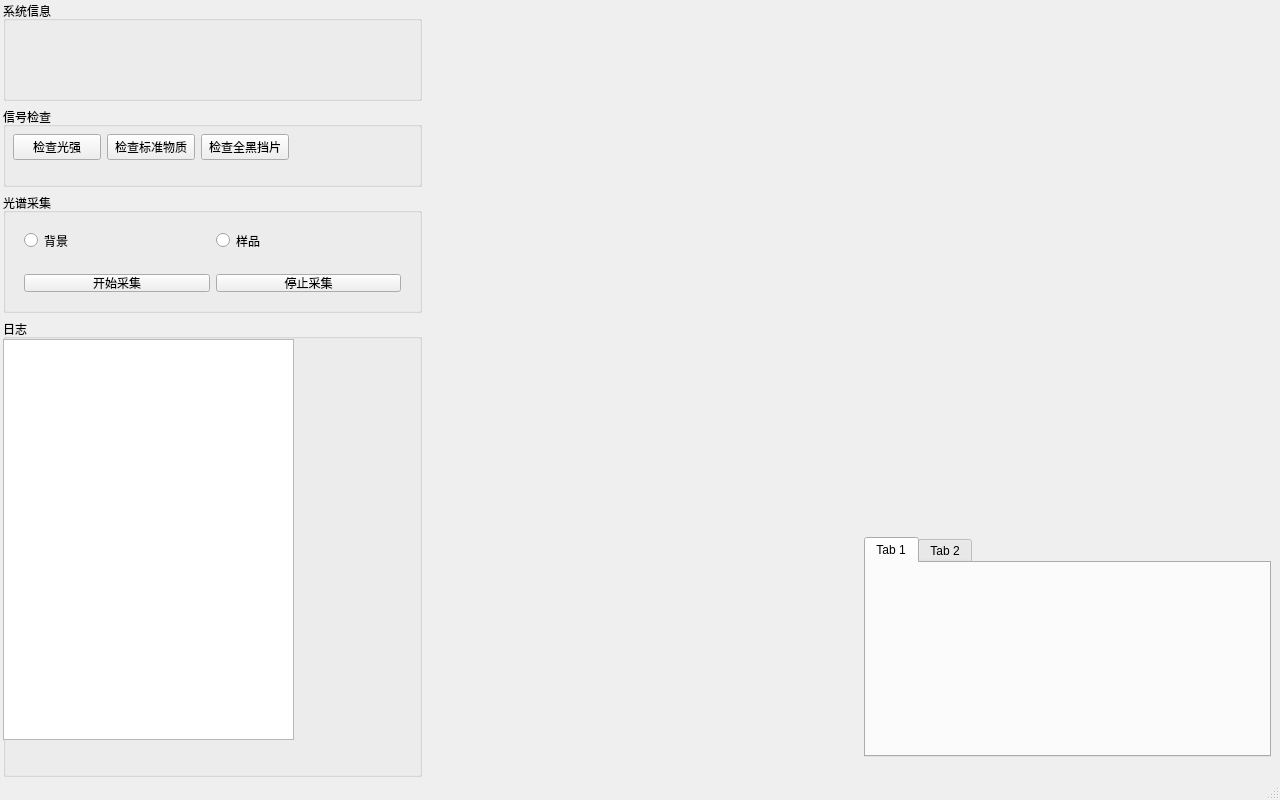
<?xml version="1.0" encoding="UTF-8"?>
<ui version="4.0">
 <class>MainWindow</class>
 <widget class="QMainWindow" name="MainWindow">
  <property name="geometry">
   <rect>
    <x>0</x>
    <y>0</y>
    <width>1280</width>
    <height>800</height>
   </rect>
  </property>
  <property name="windowTitle">
   <string>MainWindow</string>
  </property>
  <widget class="QWidget" name="centralwidget">
   <layout class="QHBoxLayout" name="horizontalLayout">
    <property name="leftMargin">
     <number>0</number>
    </property>
    <property name="topMargin">
     <number>0</number>
    </property>
    <property name="rightMargin">
     <number>0</number>
    </property>
    <property name="bottomMargin">
     <number>0</number>
    </property>
    <item>
     <widget class="QWidget" name="widget" native="true">
      <property name="enabled">
       <bool>true</bool>
      </property>
      <property name="sizePolicy">
       <sizepolicy hsizetype="Expanding" vsizetype="Preferred">
        <horstretch>0</horstretch>
        <verstretch>0</verstretch>
       </sizepolicy>
      </property>
      <property name="maximumSize">
       <size>
        <width>16777215</width>
        <height>16777215</height>
       </size>
      </property>
      <property name="autoFillBackground">
       <bool>false</bool>
      </property>
      <property name="styleSheet">
       <string notr="true"/>
      </property>
      <layout class="QVBoxLayout" name="verticalLayout">
       <property name="leftMargin">
        <number>3</number>
       </property>
       <property name="topMargin">
        <number>1</number>
       </property>
       <property name="rightMargin">
        <number>3</number>
       </property>
       <property name="bottomMargin">
        <number>1</number>
       </property>
       <item>
        <widget class="QGroupBox" name="groupBox_3">
         <property name="maximumSize">
          <size>
           <width>16777215</width>
           <height>100</height>
          </size>
         </property>
         <property name="title">
          <string>系统信息</string>
         </property>
        </widget>
       </item>
       <item>
        <widget class="QGroupBox" name="groupBox">
         <property name="maximumSize">
          <size>
           <width>16777215</width>
           <height>80</height>
          </size>
         </property>
         <property name="title">
          <string>信号检查</string>
         </property>
         <widget class="QWidget" name="widget_11" native="true">
          <property name="geometry">
           <rect>
            <x>10</x>
            <y>20</y>
            <width>276</width>
            <height>41</height>
           </rect>
          </property>
          <layout class="QHBoxLayout" name="horizontalLayout_4">
           <item>
            <widget class="QPushButton" name="pushButton_3">
             <property name="text">
              <string>检查光强</string>
             </property>
            </widget>
           </item>
           <item>
            <widget class="QPushButton" name="pushButton_4">
             <property name="text">
              <string>检查标准物质</string>
             </property>
            </widget>
           </item>
           <item>
            <widget class="QPushButton" name="pushButton_5">
             <property name="text">
              <string>检查全黑挡片</string>
             </property>
            </widget>
           </item>
          </layout>
         </widget>
        </widget>
       </item>
       <item>
        <widget class="QGroupBox" name="groupBox_2">
         <property name="maximumSize">
          <size>
           <width>16777215</width>
           <height>120</height>
          </size>
         </property>
         <property name="title">
          <string>光谱采集</string>
         </property>
         <layout class="QVBoxLayout" name="verticalLayout_4">
          <item>
           <widget class="QWidget" name="widget_9" native="true">
            <layout class="QHBoxLayout" name="horizontalLayout_2">
             <item>
              <widget class="QRadioButton" name="radioButton">
               <property name="text">
                <string>背景</string>
               </property>
              </widget>
             </item>
             <item>
              <widget class="QRadioButton" name="radioButton_2">
               <property name="text">
                <string>样品</string>
               </property>
              </widget>
             </item>
            </layout>
           </widget>
          </item>
          <item>
           <widget class="QWidget" name="widget_10" native="true">
            <layout class="QHBoxLayout" name="horizontalLayout_3">
             <item>
              <widget class="QPushButton" name="pushButton">
               <property name="sizePolicy">
                <sizepolicy hsizetype="Minimum" vsizetype="Minimum">
                 <horstretch>0</horstretch>
                 <verstretch>0</verstretch>
                </sizepolicy>
               </property>
               <property name="minimumSize">
                <size>
                 <width>0</width>
                 <height>0</height>
                </size>
               </property>
               <property name="text">
                <string>开始采集</string>
               </property>
              </widget>
             </item>
             <item>
              <widget class="QPushButton" name="pushButton_2">
               <property name="sizePolicy">
                <sizepolicy hsizetype="Minimum" vsizetype="Minimum">
                 <horstretch>0</horstretch>
                 <verstretch>0</verstretch>
                </sizepolicy>
               </property>
               <property name="text">
                <string>停止采集</string>
               </property>
              </widget>
             </item>
            </layout>
           </widget>
          </item>
         </layout>
        </widget>
       </item>
       <item>
        <widget class="QGroupBox" name="groupBox_4">
         <property name="title">
          <string>日志</string>
         </property>
         <widget class="QTextBrowser" name="textBrowser">
          <property name="geometry">
           <rect>
            <x>0</x>
            <y>20</y>
            <width>291</width>
            <height>401</height>
           </rect>
          </property>
         </widget>
        </widget>
       </item>
      </layout>
     </widget>
    </item>
    <item>
     <spacer name="horizontalSpacer">
      <property name="orientation">
       <enum>Qt::Horizontal</enum>
      </property>
      <property name="sizeHint" stdset="0">
       <size>
        <width>40</width>
        <height>20</height>
       </size>
      </property>
     </spacer>
    </item>
    <item>
     <widget class="QWidget" name="widget_2" native="true">
      <property name="maximumSize">
       <size>
        <width>16777215</width>
        <height>16777215</height>
       </size>
      </property>
      <layout class="QVBoxLayout" name="verticalLayout_2">
       <item>
        <widget class="QWidget" name="widget_3" native="true">
         <property name="maximumSize">
          <size>
           <width>16777215</width>
           <height>500</height>
          </size>
         </property>
        </widget>
       </item>
       <item>
        <widget class="QTabWidget" name="tabWidget">
         <property name="maximumSize">
          <size>
           <width>16777215</width>
           <height>220</height>
          </size>
         </property>
         <widget class="QWidget" name="tab">
          <attribute name="title">
           <string>Tab 1</string>
          </attribute>
         </widget>
         <widget class="QWidget" name="tab_2">
          <attribute name="title">
           <string>Tab 2</string>
          </attribute>
         </widget>
        </widget>
       </item>
      </layout>
     </widget>
    </item>
   </layout>
  </widget>
  <widget class="QMenuBar" name="menubar">
   <property name="geometry">
    <rect>
     <x>0</x>
     <y>0</y>
     <width>1280</width>
     <height>23</height>
    </rect>
   </property>
  </widget>
  <widget class="QStatusBar" name="statusbar"/>
 </widget>
 <resources/>
 <connections/>
</ui>
